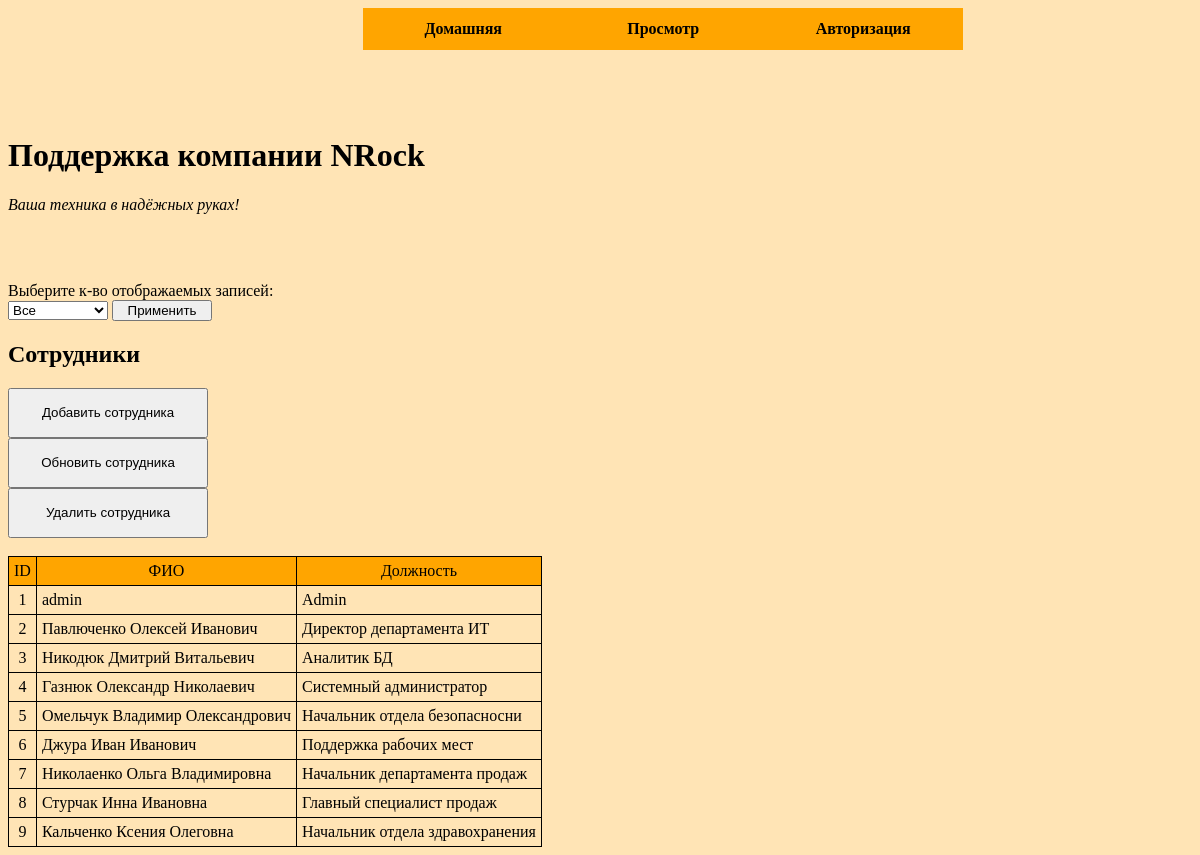
Screenshot of /get_all_emp with the database file from the repository.
### project/models.py (models this page shows, shortened)
class Employees(db.Model):
    id = db.Column(db.Integer, primary_key=True, autoincrement=True)
    dt_add = db.Column(db.DateTime, nullable=False)
    full_name = db.Column(db.String(150), nullable=False)
    position = db.Column(db.Integer, db.ForeignKey('dictionary.id', ondelete='SET NULL'), nullable=False)
    department_id = db.Column(db.Integer, db.ForeignKey('departments.id', ondelete='SET NULL'), nullable=False)
    login = db.Column(db.String(100), nullable=False)
    password = db.Column(db.String(100), nullable=False)
    dt_upd = db.Column(db.DateTime, nullable=False)

class Dictionary(db.Model):
    id = db.Column(db.Integer, primary_key=True, autoincrement=True)
    dt_add = db.Column(db.DateTime, nullable=False)
    code = db.Column(db.Integer, nullable=False)
    description = db.Column(db.String(100), nullable=False)
    type_id = db.Column(db.Integer, db.ForeignKey('dictionary_type.id', ondelete='SET NULL'), nullable=False)

### project/routes.py (the view)
@my_apply.route("/get_all_emp", methods=["GET", "POST"])
def get_all_emp():
    ip = request.environ['REMOTE_ADDR']
    res_session = check_active_session(ip)
    emp_ids = get_emp_id_by_session(ip)
    if res_session is None:
        return render_template("employees.html", employees_list="", user_roles="", emp_result="Вы не авторизированы")
    else:
        cou_row = request.form.get('cou_row')
        if cou_row == "0":
            emp_list = get_emp_list()
        else:
            emp_list = get_emp_list(cou_row)
        return render_template("employees.html", employees_list=emp_list, emp_id=emp_ids[0],
                               user_roles=res_session[0], emp_result="")

### project/models.py (called while the page is built)
def get_emp_list(p_count_row=0):
    res_arr = []
    if p_count_row == 0:
        emp_all = db.session.query(Employees, Dictionary).outerjoin(Dictionary).where(
            db.and_(Employees.position == Dictionary.id, Dictionary.type_id == 1)).all()
    else:
        emp_all = db.session.query(Employees, Dictionary).outerjoin(Dictionary).where(
            db.and_(Employees.position == Dictionary.id, Dictionary.type_id == 1)).limit(p_count_row).all()
    for emp, diction in emp_all:
        res_arr.append((emp.id, emp.full_name, diction.description, 0))
    return res_arr

def get_emp_id_by_session(p_ip):
    dt = datetime.now()
    sql_check = db.select(Sessions.emp_id).where(
        db.and_(Sessions.ip_connect == f'{p_ip}', Sessions.dt_session_logout > dt))
    res = db.session.execute(sql_check).fetchone()
    return res

### project/routes.py (called while the page is built)
def check_active_session(p_ip_connect):
    dt = datetime.now()
    del_old_sess = db.delete(Sessions).where(Sessions.dt_session_logout < dt)
    db.session.execute(del_old_sess)
    db.session.commit()
    sql_check = db.select(Sessions.role_id, Sessions.emp_id).where(
        db.and_(Sessions.ip_connect == f'{p_ip_connect}', Sessions.dt_session_logout > dt))
    res = db.session.execute(sql_check).fetchone()
    return res

### templates/employees.html (shortened to what this page needs)
<!DOCTYPE html>
<html lang="en">
<head>
</head>
<body bgcolor="#FFE4B5">
<header>
    <ul id="menu" style="border: 1px;">
        <li><a href="/">Домашняя</a></li>
        <li>
                <a href="#">Просмотр</a>
        </li>
        <li><a href="/authorization">Авторизация</a></li>
</ul>
<br><br><br><br><br><br>
</header>
<h1>Поддержка компании NRock</h1>
<p><i>Ваша техника в надёжных руках!</i></p>
<br><br>
{% if user_roles == 2 %}
    <form action="" method="post">
        <p>
            Выберите к-во отображаемых записей:
            <br>
            <select id="sel_size" size="1" name="cou_row">
                <option value="0">Все</option>
            </select>
            <input id="sel_size" type="submit" value="Применить">
        </p>
    </form>
    <h2>Сотрудники</h2>
    <form action="/create_emp" method="post">
        <button id="button">Добавить сотрудника</button>
    </form>
    <form action="/update_emp" method="post">
        <button id="button">Обновить сотрудника</button>
    </form>
    <form action="/delete_emp" method="post">
        <button id="button">Удалить сотрудника</button>
    </form>
    <br>
    <table >
        <tr align="center" style="background: orange;" >
            <td >ID</td>
            <td>ФИО</td>
            <td>Должность</td>
        </tr>
        {% for emp in employees_list %}
        <tr>
            <td align="center">{{ emp[0] }}</td>
            <td>{{ emp[1] }}</td>
            <td>{{ emp[2] }}</td>
        </tr>
        {% endfor %}
    </table>
{% else %}
     <div style="color:red; font-weight: bold">
        {{ emp_result }}
     </div>
{% endif %}
</body>
</html>

### templates/employees.html (style rules this page uses)
#sel_size { width:100px; }
#button { width:200px; height: 50px; }
TABLE { border-collapse: collapse; border: 1px solid black; }
TD, TH { padding: 5px; border: 1px solid black; }
#menu { padding: 0; margin: 0; margin-left: 30%; font-family: Verdana; font-weight: bold; }
#menu li { list-style: none; float: left; height: 30px; padding: 0; margin: 0; width: 200px; text-align: center; background: orange; position: relative; padding-top: 12px; }
#menu li a { display: block; width: 200px; height: 30px; color: black; text-decoration: none; }

### rows the page displays
Employees: id "1", full_name "admin", description "Admin"
Employees: id "2", full_name "Павлюченко Олексей Иванович", description "Директор департамента ИТ"
Employees: id "3", full_name "Никодюк Дмитрий Витальевич", description "Аналитик БД"
Employees: id "4", full_name "Газнюк Олександр Николаевич", description "Системный администратор"
Employees: id "5", full_name "Омельчук Владимир Олександрович", description "Начальник отдела безопасносни"
Employees: id "6", full_name "Джура Иван Иванович", description "Поддержка рабочих мест"
Employees: id "7", full_name "Николаенко Ольга Владимировна", description "Начальник департамента продаж"
Employees: id "8", full_name "Стурчак Инна Ивановна", description "Главный специалист продаж"
Employees: id "9", full_name "Кальченко Ксения Олеговна", description "Начальник отдела здравохранения"
